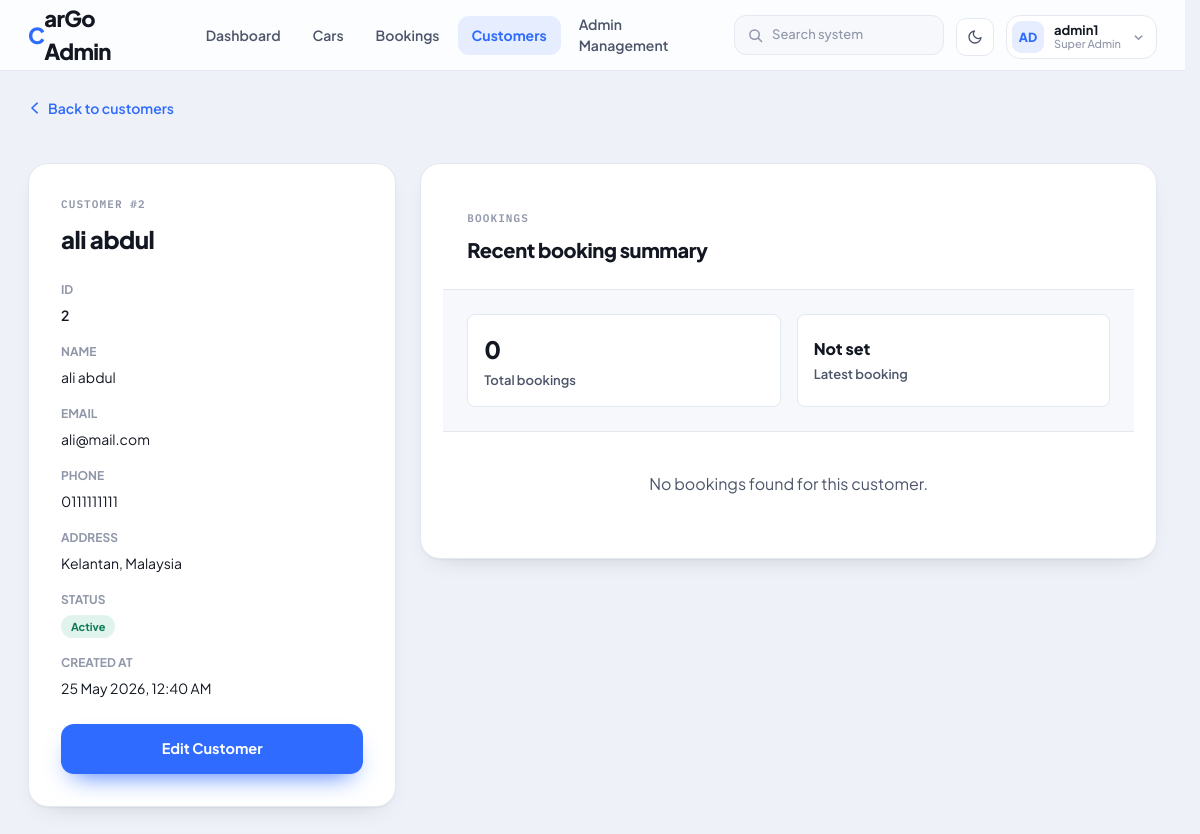
Screenshot of /admin/customers.php?view=2 (signed in) with the database file from the repository.
### tables this page shows
CREATE TABLE IF NOT EXISTS `customers` (
  `id` int(11) NOT NULL AUTO_INCREMENT,
  `name` varchar(100) NOT NULL,
  `email` varchar(150) NOT NULL,
  `password` varchar(255) NOT NULL,
  `phone` varchar(30) DEFAULT NULL,
  `address` varchar(255) DEFAULT NULL,
  `status` enum('active','inactive','blocked') NOT NULL DEFAULT 'active',
  `created_at` datetime DEFAULT current_timestamp(),
  PRIMARY KEY (`id`),
  UNIQUE KEY `email` (`email`),
  KEY `idx_customers_status` (`status`)
);

### admin/customers.php (the view, shortened to what this page needs)
<?php
function h($value): string
{
    return htmlspecialchars((string) $value, ENT_QUOTES, 'UTF-8');
}
function formatCustomerDate(?string $date): string
{
    if ($date === null || $date === '') {
        return 'Not set';
    }
    return date('d M Y, h:i A', strtotime($date));
}
function customerPageUrl(array $state, array $overrides = []): string
{
    $params = array_merge($state, $overrides);
    foreach ($params as $key => $value) {
        if ($value === '' || $value === null || ($key === 'page' && (int) $value <= 1)) {
            unset($params[$key]);
        }
    }
    $query = http_build_query($params);
    return 'customers.php' . ($query !== '' ? '?' . $query : '');
}
function loadCustomer(mysqli $conn, int $customerId): ?array
{
    $stmt = $conn->prepare(
        'SELECT id, name, email, phone, address, status, created_at
         FROM customers
         WHERE id = ?
         LIMIT 1'
    );
    $stmt->bind_param('i', $customerId);
    $stmt->execute();
    $customer = $stmt->get_result()->fetch_assoc();
    return $customer ?: null;
}
function loadCustomerBookingSummary(mysqli $conn, int $customerId): array
{
    $summary = [
        'total_bookings' => 0,
        'latest_booking_at' => null,
        'recent_bookings' => [],
    ];
    $stmt = $conn->prepare(
        'SELECT COUNT(*) AS total_bookings, MAX(created_at) AS latest_booking_at
         FROM bookings
         WHERE customer_id = ?'
    );
    $stmt->bind_param('i', $customerId);
    $stmt->execute();
    $counts = $stmt->get_result()->fetch_assoc();
    if ($counts) {
        $summary['total_bookings'] = (int) $counts['total_bookings'];
        $summary['latest_booking_at'] = $counts['latest_booking_at'];
    }
    $stmt = $conn->prepare(
        'SELECT
            b.id,
            b.pickup_date,
            b.return_date,
            b.total_amount,
            b.booking_status,
            car.brand,
            car.model,
            car.plate_number
         FROM bookings b
         INNER JOIN cars car ON car.id = b.car_id
         WHERE b.customer_id = ?
         ORDER BY b.created_at DESC, b.id DESC
         LIMIT 5'
    );
    $stmt->bind_param('i', $customerId);
    $stmt->execute();
    $summary['recent_bookings'] = $stmt->get_result()->fetch_all(MYSQLI_ASSOC);
    return $summary;
}
$statuses = ['active', 'inactive', 'blocked'];
$search = trim($_GET['q'] ?? '');
$statusFilter = trim($_GET['status'] ?? 'all');
$statusFilter = in_array($statusFilter, array_merge(['all'], $statuses), true) ? $statusFilter : 'all';
$page = filter_input(INPUT_GET, 'page', FILTER_VALIDATE_INT) ?: 1;
$page = max(1, $page);
$viewCustomerId = filter_input(INPUT_GET, 'view', FILTER_VALIDATE_INT) ?: 0;
$listState = [
    'q' => $search,
    'status' => $statusFilter === 'all' ? '' : $statusFilter,
    'page' => $page,
];
$bookingSummary = null;
try {
    $conn = getDbConnection();
    if ($viewCustomerId > 0) {
        $customer = loadCustomer($conn, $viewCustomerId);
        if (!$customer) {
            $error = 'Customer not found.';
            $viewCustomerId = 0;
        } else {
            $bookingSummary = loadCustomerBookingSummary($conn, $viewCustomerId);
        }
    }
} catch (InvalidArgumentException $e) {
    $error = $e->getMessage();
} catch (mysqli_sql_exception $e) {
    $error = 'Could not load or update customers. Please check the database connection.';
}
?>
<?php
include '../includes/layout_top.php';
include 'header.php';
?>
<main class="dc-main">
    <?php if ($viewCustomerId > 0 && $customer): ?>
        <div style="margin-bottom: 24px;">
            <a href="<?php echo h(customerPageUrl($listState)); ?>" style="color:var(--accent); font-weight:600; text-decoration:none; font-size:14px; display:inline-flex; align-items:center; gap:6px;">
                <svg width="14" height="14" viewBox="0 0 16 16" aria-hidden="true"><path d="M10.5 13.5 L4.5 8 L10.5 2.5" fill="none" stroke="currentColor" stroke-width="1.8" stroke-linecap="round" stroke-linejoin="round"></path></svg>
                Back to customers
            </a>
        </div>
        <div style="display:grid; grid-template-columns: minmax(300px, 1fr) 2fr; gap:24px; align-items:start;">
            <div class="dc-card padded">
                <div style="margin-bottom:24px;">
                    <p class="dc-mono-subtitle small" style="margin-bottom:8px">Customer #<?php echo h($customer['id']); ?></p>
                    <h2 class="dc-h2" style="font-size:24px;"><?php echo h($customer['name']); ?></h2>
                </div>
                <div style="display:flex; flex-direction:column; gap:16px; margin-bottom:24px;">
                    <div><span style="display:block; font-size:12px; font-weight:700; color:var(--ink-3); text-transform:uppercase; margin-bottom:4px;">ID</span><span style="font-size:14px; color:var(--ink); font-weight:600;"><?php echo h($customer['id']); ?></span></div>
                    <div><span style="display:block; font-size:12px; font-weight:700; color:var(--ink-3); text-transform:uppercase; margin-bottom:4px;">Name</span><span style="font-size:14px; color:var(--ink);"><?php echo h($customer['name']); ?></span></div>
                    <div><span style="display:block; font-size:12px; font-weight:700; color:var(--ink-3); text-transform:uppercase; margin-bottom:4px;">Email</span><span style="font-size:14px; color:var(--ink);"><?php echo h($customer['email']); ?></span></div>
                    <div><span style="display:block; font-size:12px; font-weight:700; color:var(--ink-3); text-transform:uppercase; margin-bottom:4px;">Phone</span><span style="font-size:14px; color:var(--ink);"><?php echo h($customer['phone'] ?: 'Not provided'); ?></span></div>
                    <div><span style="display:block; font-size:12px; font-weight:700; color:var(--ink-3); text-transform:uppercase; margin-bottom:4px;">Address</span><span style="font-size:14px; color:var(--ink);"><?php echo h($customer['address'] ?: 'Not provided'); ?></span></div>
                    <div>
                        <span style="display:block; font-size:12px; font-weight:700; color:var(--ink-3); text-transform:uppercase; margin-bottom:4px;">Status</span>
                        <?php
                            $statusColor = $customer['status'] === 'active' ? 'var(--go)' : ($customer['status'] === 'blocked' ? 'var(--stop)' : 'var(--ink-3)');
                            $statusBg = $customer['status'] === 'active' ? 'var(--go-soft)' : ($customer['status'] === 'blocked' ? 'var(--stop-soft)' : 'var(--surface-2)');
                        ?>
                        <span class="dc-badge" style="background:<?php echo $statusBg; ?>; color:<?php echo $statusColor; ?>;">
                            <?php echo h(ucfirst($customer['status'])); ?>
                        </span>
                    </div>
                    <div><span style="display:block; font-size:12px; font-weight:700; color:var(--ink-3); text-transform:uppercase; margin-bottom:4px;">Created At</span><span style="font-size:14px; color:var(--ink);"><?php echo h(formatCustomerDate($customer['created_at'])); ?></span></div>
                </div>
                <div>
                    <a href="<?php echo h(customerPageUrl($listState, ['edit' => $customer['id'], 'view' => null])); ?>" class="dc-btn-primary" style="width:100%; text-decoration:none; justify-content:center;">Edit Customer</a>
                </div>
            </div>
            <div class="dc-card">
                <div style="padding:24px; border-bottom:1px solid var(--line);">
                    <p class="dc-mono-subtitle small" style="margin-bottom:8px">Bookings</p>
                    <h2 class="dc-h2" style="font-size:20px;">Recent booking summary</h2>
                </div>
                <div style="padding:24px; display:grid; grid-template-columns:1fr 1fr; gap:16px; border-bottom:1px solid var(--line); background:var(--surface-2);">
                    <div style="background:var(--surface); border:1px solid var(--line); border-radius:8px; padding:16px;">
                        <div style="font-size:24px; font-weight:800; color:var(--ink); margin-bottom:4px;"><?php echo h($bookingSummary['total_bookings'] ?? 0); ?></div>
                        <div style="font-size:13px; color:var(--ink-2); font-weight:600;">Total bookings</div>
                    </div>
                    <div style="background:var(--surface); border:1px solid var(--line); border-radius:8px; padding:16px;">
                        <div style="font-size:16px; font-weight:800; color:var(--ink); margin-bottom:4px; padding-top:6px;"><?php echo h(formatCustomerDate($bookingSummary['latest_booking_at'] ?? null)); ?></div>
                        <div style="font-size:13px; color:var(--ink-2); font-weight:600;">Latest booking</div>
                    </div>
                </div>
                <?php if (empty($bookingSummary['recent_bookings'])): ?>
                    <div style="padding:40px 24px; text-align:center; color:var(--ink-2);">No bookings found for this customer.</div>
                <?php endif; ?>
            </div>
        </div>
    <?php endif; ?>
</main>
<?php include '../includes/layout_bottom.php'; ?>

### css/style.css (style rules this page uses)
:root { --primary-color: #f9c74f; --primary-color-hover: #f4b932; --primary-color-dark: #b58517; --primary-bg: #fff4d2; --primary-bg-light: #fff9e8; --secondary-color: #1f6fd1; --secondary-color-hover: #1656a8; --secondary-bg: #e8edf3; --text-color: #1d2733; --text-color-strong: #17212b; --text-muted: #546070; --border-color: #e2e8f0; --border-color-dark: #d8e0e8; --background-color: #edf2f7; --background-alt: #f8fafc; --surface-color: #ffffff; --success-color: #176b3a; --success-bg: #e7f7ee; --danger-color: #9f1d1d; --danger-color-strong: #b42318; --danger-color-hover: #8f1d14; --danger-bg: #ffe8e8; --dashboard-max-width: 1180px; --dashboard-page-padding: 28px; --dashboard-mobile-padding: 20px; }
* { box-sizing: border-box; margin: 0; padding: 0; }
html { scrollbar-gutter: stable; }
body { width: 100%; min-height: 100vh; overflow-y: scroll; font-family: 'Inter', -apple-system, BlinkMacSystemFont, "Segoe UI", Roboto, Helvetica, Arial, sans-serif; color: var(--text-color); background-color: var(--background-color); line-height: 1.5; -webkit-font-smoothing: antialiased; -moz-osx-font-smoothing: grayscale; }

### css/template.css (style rules this page uses)
:root { --accent: #2f6bff; --r: 20px; --cardpad: 32px; }
* { box-sizing: border-box; }
html, body { margin: 0; }
body { background: #eef1f7; font-family: 'Plus Jakarta Sans', system-ui, -apple-system, sans-serif; color: #131722; min-height: 100vh; -webkit-font-smoothing: antialiased; }
a { text-decoration: none; color: inherit; }
.dc-main { max-width: 1240px; margin: 0 auto; padding: 26px 28px 60px; display: flex; flex-direction: column; gap: 18px; }
.dc-card { background: #ffffff; border: 1px solid #e4e8f1; border-radius: var(--r); padding: 22px; display: flex; flex-direction: column; box-shadow: 0 1px 2px rgba(19, 23, 34, 0.04); }
.dc-card.padded { padding: var(--cardpad); }
.dc-mono-subtitle { font-family: 'IBM Plex Mono', monospace; font-size: 12px; font-weight: 600; letter-spacing: 0.14em; text-transform: uppercase; color: var(--accent); margin-bottom: 18px; }
.dc-mono-subtitle.small { font-size: 11px; letter-spacing: 0.1em; color: #9097a8; margin-bottom: 0; }
.dc-h2 { margin: 0; font-size: 21px; font-weight: 800; letter-spacing: -0.02em; }
.dc-btn-primary { background: var(--accent); color: #fff; border: none; padding: 14px 24px; border-radius: 13px; font-family: inherit; font-weight: 700; font-size: 14.5px; cursor: pointer; box-shadow: 0 12px 26px -12px var(--accent); transition: filter 0.2s ease; display: inline-flex; align-items: center; justify-content: center; }

### css/theme.css (style rules this page uses)
:root { --surface: #ffffff; --surface-2: #f6f8fc; --surface-3: #eef1f7; --ground: #eef1f7; --line: #e4e8f1; --line-soft: #edf0f7; --ink: #131722; --ink-2: #4d556a; --ink-3: #9097a8; --accent: #2f6bff; --accent-ink: #ffffff; --accent-soft: #e6edff; --go: #0d7a55; --go-soft: #e0f3ec; --wait: #9a6410; --wait-soft: #fbeed6; --stop: #c23a52; --stop-soft: #fbe6ea; --header-bg: rgba(255, 255, 255, 0.82); --shadow-card: 0 1px 2px rgba(18, 22, 31, 0.04), 0 10px 28px -18px rgba(18, 22, 31, 0.28); --shadow-pop: 0 12px 28px rgba(18, 22, 31, 0.14); }
body { background: var(--ground); color: var(--ink); }
.dc-card, .dc-card-hero { background: var(--surface); border-color: var(--line); box-shadow: var(--shadow-card); }
.dc-h1, .dc-h2 { color: var(--ink); }
.dc-mono-subtitle { color: var(--ink-3); }
.dc-btn-primary { background: var(--accent); color: var(--accent-ink); }
:root, :root[data-theme="dark"], :root[data-theme="light"] { --primary-color: var(--accent); --primary-color-hover: var(--accent); --primary-color-dark: var(--accent); --primary-bg: var(--accent-soft); --primary-bg-light: var(--accent-soft); --secondary-color: var(--accent); --secondary-bg: var(--surface-2); --text-color: var(--ink); --text-color-strong: var(--ink); --text-muted: var(--ink-3); --border-color: var(--line); --border-color-dark: var(--line); --background-color: var(--ground); --background-alt: var(--surface-2); --surface-color: var(--surface); --success-color: var(--go); --success-bg: var(--go-soft); --danger-color: var(--stop); --danger-color-strong: var(--stop); --danger-color-hover: var(--stop); --danger-bg: var(--stop-soft); }
.dc-badge { display: inline-flex; align-items: center; gap: 6px; font-size: 11px; font-weight: 650; line-height: 1.6; padding: 3px 10px; border-radius: 100px; white-space: nowrap; background: var(--pill-bg, var(--surface-2)); color: var(--pill-fg, var(--ink-2)); }

### rows the page displays
customers: id "2", name "ali abdul", email "ali@mail.com", phone "0111111111", address "Kelantan, Malaysia", status "Active", created_at "25 May 2026, 12:40 AM"

### other values shown
$avatarLetters "AD"
$adminDisplayName "admin1"
$bookingSummary['total_bookings'] "0"
formatCustomerDate($bookingSummary['latest_booking_at'] ?? null) "Not set"
